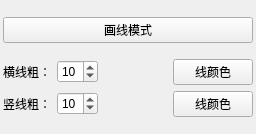
<?xml version="1.0" encoding="UTF-8"?>
<ui version="4.0">
 <class>GuiChoiceLineAdjust</class>
 <widget class="QWidget" name="GuiChoiceLineAdjust">
  <property name="geometry">
   <rect>
    <x>0</x>
    <y>0</y>
    <width>256</width>
    <height>134</height>
   </rect>
  </property>
  <property name="minimumSize">
   <size>
    <width>256</width>
    <height>0</height>
   </size>
  </property>
  <property name="maximumSize">
   <size>
    <width>256</width>
    <height>16777215</height>
   </size>
  </property>
  <property name="windowTitle">
   <string>GuiChoiceLineAdjust</string>
  </property>
  <layout class="QVBoxLayout" name="verticalLayout">
   <property name="spacing">
    <number>2</number>
   </property>
   <property name="leftMargin">
    <number>3</number>
   </property>
   <property name="topMargin">
    <number>3</number>
   </property>
   <property name="rightMargin">
    <number>3</number>
   </property>
   <property name="bottomMargin">
    <number>3</number>
   </property>
   <item>
    <widget class="QPushButton" name="pushButton_drawingLine">
     <property name="text">
      <string>画线模式</string>
     </property>
     <property name="icon">
      <iconset resource="../itit_64.qrc">
       <normaloff>:/ITIT/Resources/pic/p111/13.png</normaloff>:/ITIT/Resources/pic/p111/13.png</iconset>
     </property>
     <property name="checkable">
      <bool>true</bool>
     </property>
    </widget>
   </item>
   <item>
    <layout class="QVBoxLayout" name="verticalLayout_2">
     <item>
      <layout class="QHBoxLayout" name="horizontalLayout">
       <item>
        <widget class="QLabel" name="label">
         <property name="text">
          <string>横线粗：</string>
         </property>
        </widget>
       </item>
       <item>
        <widget class="QSpinBox" name="spinBox_H">
         <property name="minimum">
          <number>1</number>
         </property>
         <property name="maximum">
          <number>30</number>
         </property>
         <property name="value">
          <number>10</number>
         </property>
        </widget>
       </item>
       <item>
        <spacer name="horizontalSpacer">
         <property name="orientation">
          <enum>Qt::Horizontal</enum>
         </property>
         <property name="sizeHint" stdset="0">
          <size>
           <width>40</width>
           <height>20</height>
          </size>
         </property>
        </spacer>
       </item>
       <item>
        <widget class="QPushButton" name="pushButton_colorH">
         <property name="text">
          <string>线颜色</string>
         </property>
        </widget>
       </item>
      </layout>
     </item>
     <item>
      <layout class="QHBoxLayout" name="horizontalLayout_2">
       <item>
        <widget class="QLabel" name="label_2">
         <property name="text">
          <string>竖线粗：</string>
         </property>
        </widget>
       </item>
       <item>
        <widget class="QSpinBox" name="spinBox_V">
         <property name="minimum">
          <number>1</number>
         </property>
         <property name="maximum">
          <number>30</number>
         </property>
         <property name="value">
          <number>10</number>
         </property>
        </widget>
       </item>
       <item>
        <spacer name="horizontalSpacer_2">
         <property name="orientation">
          <enum>Qt::Horizontal</enum>
         </property>
         <property name="sizeHint" stdset="0">
          <size>
           <width>40</width>
           <height>20</height>
          </size>
         </property>
        </spacer>
       </item>
       <item>
        <widget class="QPushButton" name="pushButton_colorV">
         <property name="text">
          <string>线颜色</string>
         </property>
        </widget>
       </item>
      </layout>
     </item>
    </layout>
   </item>
  </layout>
 </widget>
 <layoutdefault spacing="6" margin="11"/>
 <resources>
  <include location="../itit_64.qrc"/>
 </resources>
 <connections/>
</ui>
